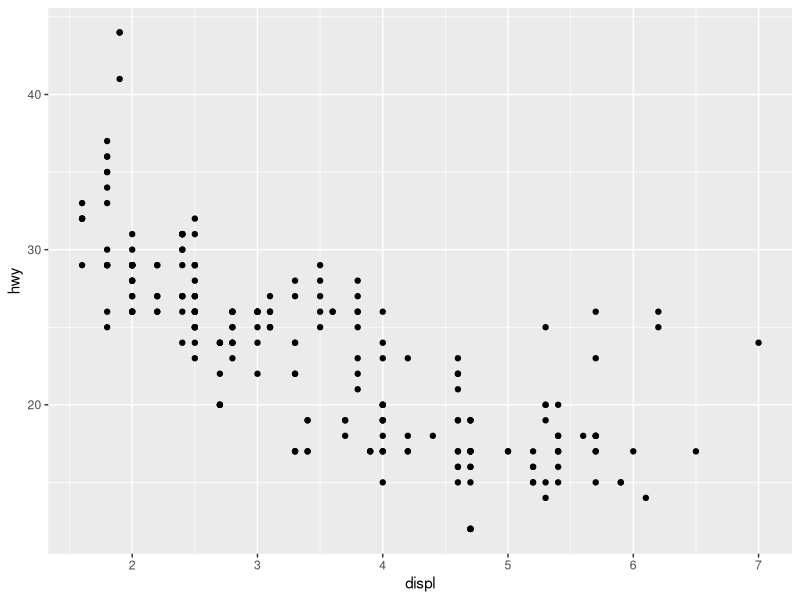
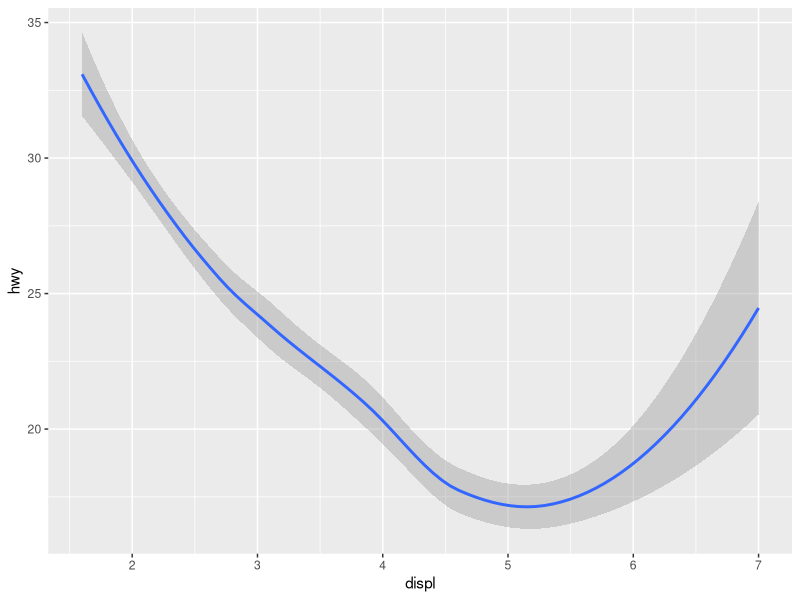
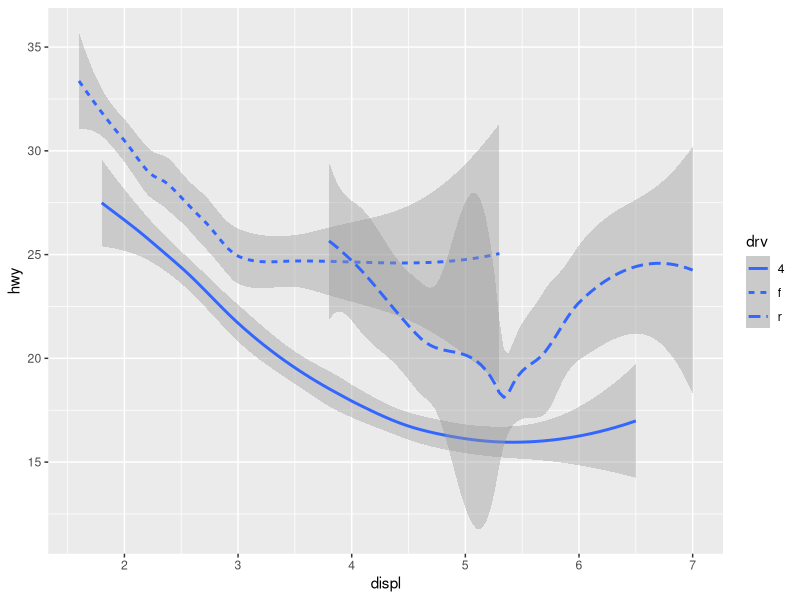
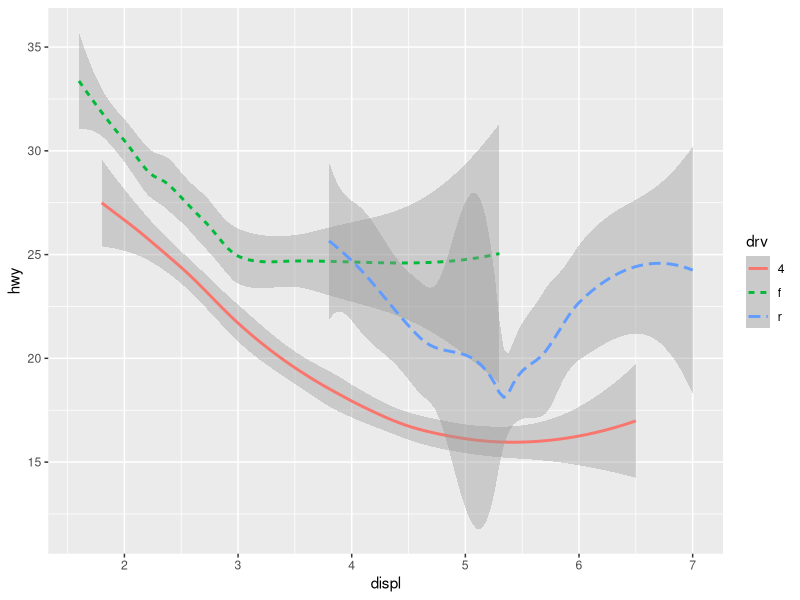
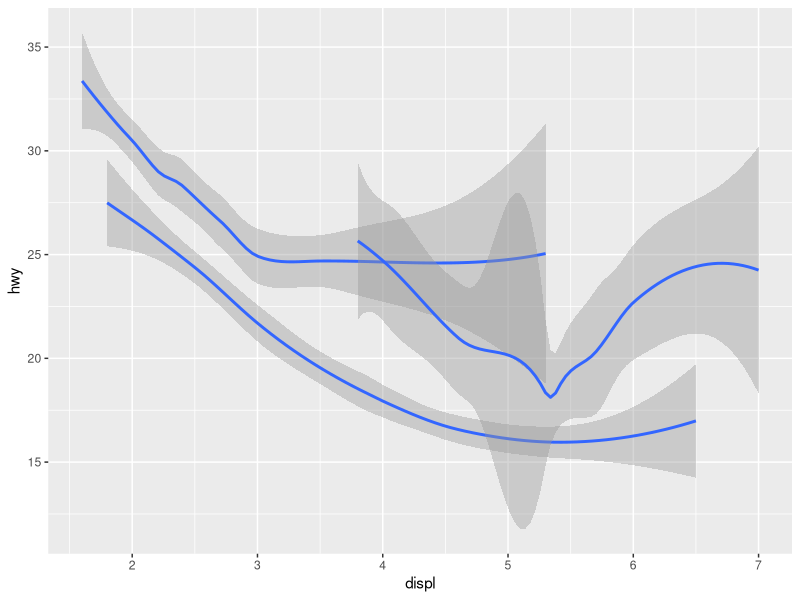
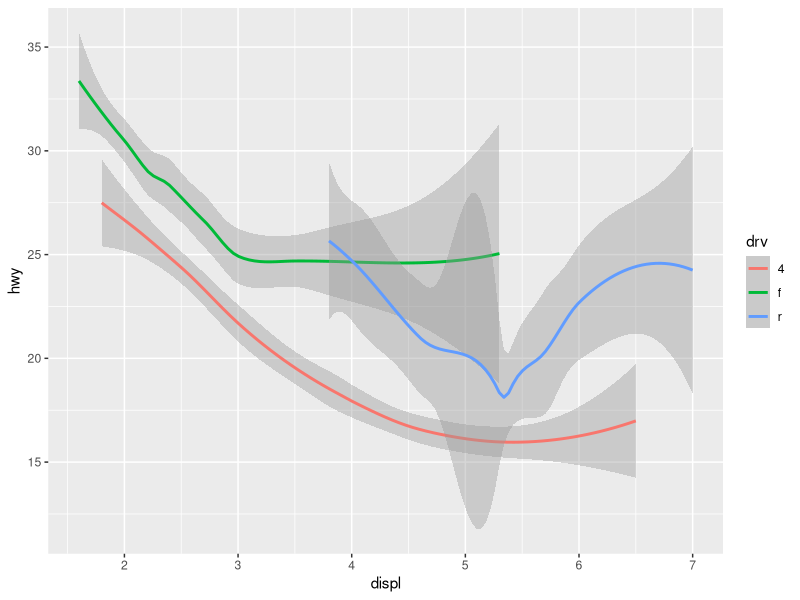
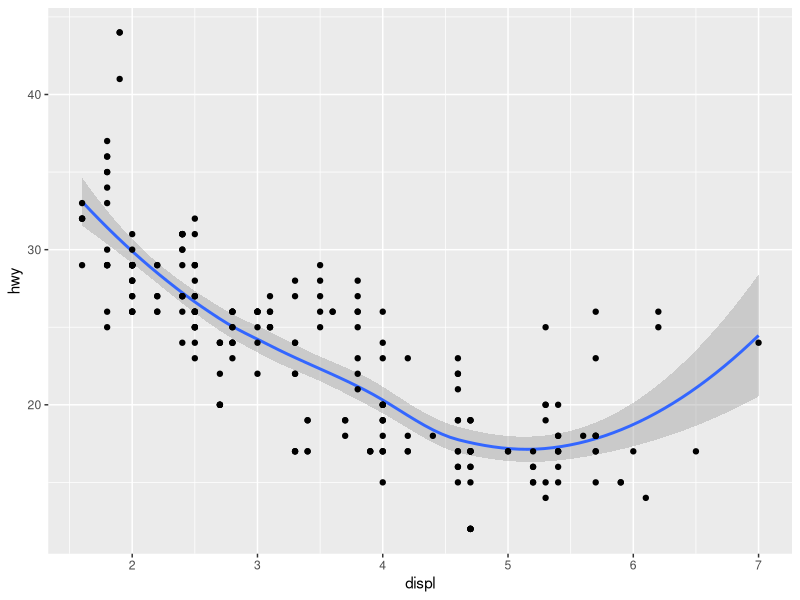
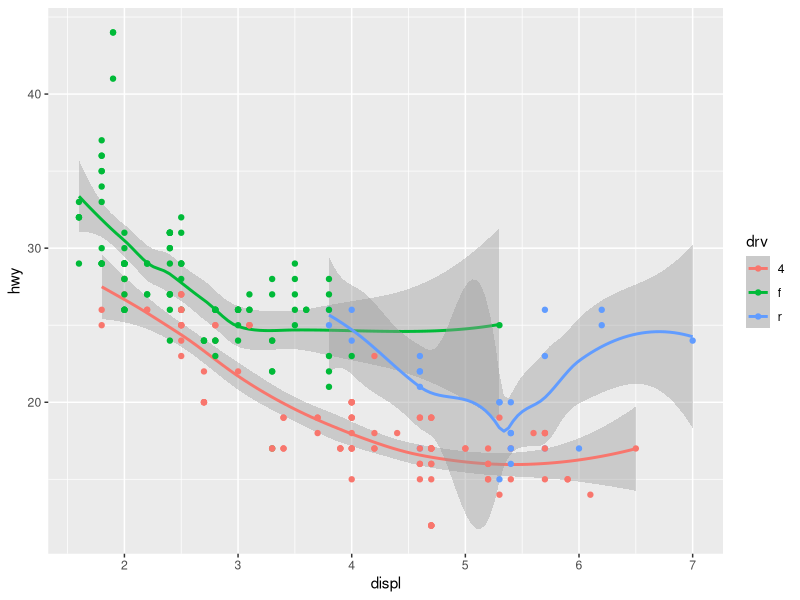

Generate these figures, in order, with R:
## ---- chunk 1
library(tidyverse)
ggplot(data = mpg)+
  geom_point(mapping = aes(x =  displ, y = hwy))

## ---- chunk 2
ggplot(data = mpg) +
  geom_smooth(mapping = aes(x = displ, y = hwy))
## ---- chunk 3
ggplot(data = mpg) + 
  geom_smooth(mapping = aes(x = displ, y = hwy, linetype = drv))
## ---- chunk 4
ggplot(data = mpg) + 
  geom_smooth(mapping = aes(x = displ, y = hwy, linetype = drv, color = drv))
## ---- chunk 5
ggplot(data = mpg) +
  geom_smooth(mapping = aes(x = displ, y = hwy, group = drv))
## ---- chunk 6
ggplot(data = mpg)+
  geom_smooth(mapping = aes(x = displ, y = hwy, color = drv))
## ---- chunk 7
ggplot(data = mpg)+
  geom_smooth(mapping = aes(x = displ, y = hwy))+
  geom_point(mapping = aes(x = displ, y = hwy))
## ---- chunk 8
ggplot(data = mpg, mapping = aes(x = displ, y = hwy, color = drv))+
  geom_smooth()+
  geom_point()
## ---- chunk 9
ggplot(data = mpg, mapping = aes(x = displ, y = hwy))+
  geom_smooth(mapping = aes(color = drv))+
  geom_point()
## ---- chunk 10
ggplot(data = mpg, mapping = aes(x = displ, y = hwy))+
  geom_smooth(data = filter(mpg, class == "subcompact"),
              se = FALSE)+
  geom_point(mapping = aes(color = class))
## ---- chunk 11
plot(cars)
